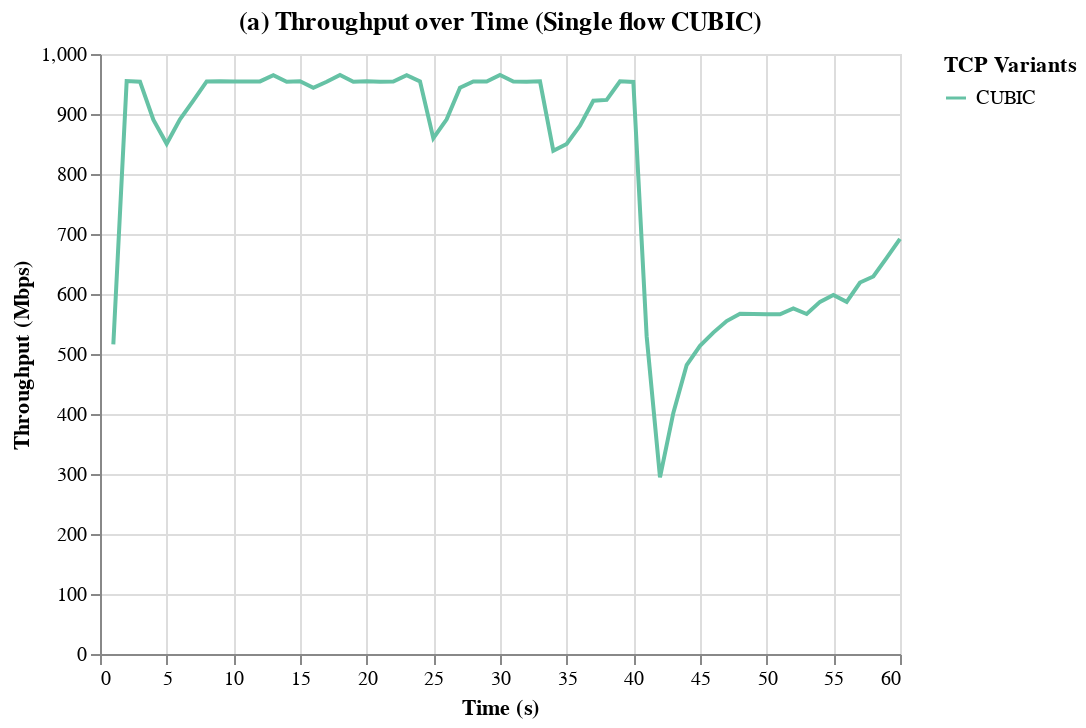

Notebook source saved alongside this figure:
### Code cell
# Create a selection that chooses the nearest point & selects on a single click
selection = alt.selection_multi(fields=['cc'], bind='legend')

# The line plot
s1e1_throughput = alt.Chart(df_s1e1_single_flow_cubic).mark_line().encode(
    x=alt.X('end:Q', title='Time (s)'),
    y=alt.Y('throughput_mbps:Q', title='Throughput (Mbps)'),
    color=alt.Color('cc:N', legend=alt.Legend(title="TCP Variants"), scale=alt.Scale(scheme='set2')),
    opacity=alt.condition(selection, alt.value(1), alt.value(0.5)),
    
    # Add tooltip
    tooltip=['end', 'throughput_mbps', 'cc']  
).properties(
    title='(a) Throughput over Time (Single flow CUBIC)'
).add_selection(
    selection,
)

# Display the plot
s1e1_throughput

### Figure 1 — Vega-Lite specification as saved in the notebook (floating-point values rounded to 4 significant figures)
{"config": {"view": {"continuousWidth": 400, "continuousHeight": 300}}, "data": {"name": "data-647824f9151276168d8ba03af8fdc129"}, "mark": "line", "encoding": {"color": {"field": "cc", "legend": {"title": "TCP Variants"}, "scale": {"scheme": "set2"}, "type": "nominal"}, "opacity": {"condition": {"value": 1, "selection": "selector001"}, "value": 0.5}, "tooltip": [{"field": "end", "type": "quantitative"}, {"field": "throughput_mbps", "type": "quantitative"}, {"field": "cc", "type": "nominal"}], "x": {"field": "end", "title": "Time (s)", "type": "quantitative"}, "y": {"field": "throughput_mbps", "title": "Throughput (Mbps)", "type": "quantitative"}}, "selection": {"selector001": {"type": "multi", "fields": ["cc"], "bind": "legend"}}, "title": "(a) Throughput over Time (Single flow CUBIC)", "$schema": "https://vega.github.io/schema/vega-lite/v4.17.0.json", "datasets": {"data-647824f9151276168d8ba03af8fdc129": [{"socket": 5, "end": 1, "retransmits": 45, "throughput_mbps": 516.1, "rtt_ms": 32.8, "snd_cwnd_mb": 3.826, "cc": "CUBIC"}, {"socket": 5, "end": 2, "retransmits": 0, "throughput_mbps": 954.8, "rtt_ms": 34.13, "snd_cwnd_mb": 4.138, "cc": "CUBIC"}, {"socket": 5, "end": 3, "retransmits": 0, "throughput_mbps": 953.9, "rtt_ms": 36.55, "snd_cwnd_mb": 4.406, "cc": "CUBIC"}, {"socket": 5, "end": 4, "retransmits": 45, "throughput_mbps": 890.6, "rtt_ms": 31.79, "snd_cwnd_mb": 3.254, "cc": "CUBIC"}, {"socket": 5, "end": 5, "retransmits": 0, "throughput_mbps": 850.4, "rtt_ms": 31.25, "snd_cwnd_mb": 3.414, "cc": "CUBIC"}, {"socket": 5, "end": 6, "retransmits": 0, "throughput_mbps": 891.3, "rtt_ms": 30.79, "snd_cwnd_mb": 3.543, "cc": "CUBIC"}, {"socket": 5, "end": 7, "retransmits": 0, "throughput_mbps": 922.4, "rtt_ms": 30.99, "snd_cwnd_mb": 3.645, "cc": "CUBIC"}, {"socket": 5, "end": 8, "retransmits": 0, "throughput_mbps": 954.3, "rtt_ms": 30.93, "snd_cwnd_mb": 3.72, "cc": "CUBIC"}, {"socket": 5, "end": 9, "retransmits": 0, "throughput_mbps": 954.6, "rtt_ms": 30.94, "snd_cwnd_mb": 3.775, "cc": "CUBIC"}, {"socket": 5, "end": 10, "retransmits": 0, "throughput_mbps": 954.1, "rtt_ms": 31.57, "snd_cwnd_mb": 3.814, "cc": "CUBIC"}, {"socket": 5, "end": 11, "retransmits": 0, "throughput_mbps": 954.2, "rtt_ms": 31.74, "snd_cwnd_mb": 3.837, "cc": "CUBIC"}, {"socket": 5, "end": 12, "retransmits": 0, "throughput_mbps": 954.3, "rtt_ms": 31.96, "snd_cwnd_mb": 3.849, "cc": "CUBIC"}, {"socket": 5, "end": 13, "retransmits": 0, "throughput_mbps": 964.7, "rtt_ms": 32.17, "snd_cwnd_mb": 3.853, "cc": "CUBIC"}, {"socket": 5, "end": 14, "retransmits": 0, "throughput_mbps": 953.9, "rtt_ms": 32.13, "snd_cwnd_mb": 3.853, "cc": "CUBIC"}, {"socket": 5, "end": 15, "retransmits": 0, "throughput_mbps": 954.6, "rtt_ms": 32.11, "snd_cwnd_mb": 3.853, "cc": "CUBIC"}, {"socket": 5, "end": 16, "retransmits": 0, "throughput_mbps": 943.8, "rtt_ms": 32.27, "snd_cwnd_mb": 3.856, "cc": "CUBIC"}, {"socket": 5, "end": 17, "retransmits": 0, "throughput_mbps": 953.8, "rtt_ms": 32.2, "snd_cwnd_mb": 3.866, "cc": "CUBIC"}, {"socket": 5, "end": 18, "retransmits": 0, "throughput_mbps": 965.2, "rtt_ms": 31.9, "snd_cwnd_mb": 3.886, "cc": "CUBIC"}, {"socket": 5, "end": 19, "retransmits": 0, "throughput_mbps": 953.9, "rtt_ms": 32.8, "snd_cwnd_mb": 3.921, "cc": "CUBIC"}, {"socket": 5, "end": 20, "retransmits": 0, "throughput_mbps": 954.4, "rtt_ms": 32.92, "snd_cwnd_mb": 3.97, "cc": "CUBIC"}, {"socket": 5, "end": 21, "retransmits": 0, "throughput_mbps": 953.9, "rtt_ms": 33.15, "snd_cwnd_mb": 4.041, "cc": "CUBIC"}, {"socket": 5, "end": 22, "retransmits": 0, "throughput_mbps": 954.2, "rtt_ms": 34.25, "snd_cwnd_mb": 4.135, "cc": "CUBIC"}, {"socket": 5, "end": 23, "retransmits": 0, "throughput_mbps": 964.7, "rtt_ms": 35.53, "snd_cwnd_mb": 4.257, "cc": "CUBIC"}, {"socket": 5, "end": 24, "retransmits": 0, "throughput_mbps": 954.3, "rtt_ms": 36.49, "snd_cwnd_mb": 4.411, "cc": "CUBIC"}, {"socket": 5, "end": 25, "retransmits": 45, "throughput_mbps": 859.8, "rtt_ms": 30.53, "snd_cwnd_mb": 3.322, "cc": "CUBIC"}, {"socket": 5, "end": 26, "retransmits": 0, "throughput_mbps": 891.1, "rtt_ms": 30.41, "snd_cwnd_mb": 3.572, "cc": "CUBIC"}, {"socket": 5, "end": 27, "retransmits": 0, "throughput_mbps": 943.9, "rtt_ms": 31.28, "snd_cwnd_mb": 3.782, "cc": "CUBIC"}, {"socket": 5, "end": 28, "retransmits": 0, "throughput_mbps": 954.2, "rtt_ms": 32.73, "snd_cwnd_mb": 3.957, "cc": "CUBIC"}, {"socket": 5, "end": 29, "retransmits": 0, "throughput_mbps": 954.0, "rtt_ms": 33.79, "snd_cwnd_mb": 4.098, "cc": "CUBIC"}, {"socket": 5, "end": 30, "retransmits": 0, "throughput_mbps": 964.9, "rtt_ms": 34.73, "snd_cwnd_mb": 4.209, "cc": "CUBIC"}, {"socket": 5, "end": 31, "retransmits": 0, "throughput_mbps": 954.3, "rtt_ms": 35.53, "snd_cwnd_mb": 4.295, "cc": "CUBIC"}, {"socket": 5, "end": 32, "retransmits": 0, "throughput_mbps": 953.8, "rtt_ms": 36.07, "snd_cwnd_mb": 4.357, "cc": "CUBIC"}, {"socket": 5, "end": 33, "retransmits": 0, "throughput_mbps": 954.5, "rtt_ms": 36.55, "snd_cwnd_mb": 4.402, "cc": "CUBIC"}, {"socket": 5, "end": 34, "retransmits": 45, "throughput_mbps": 838.6, "rtt_ms": 31.03, "snd_cwnd_mb": 3.236, "cc": "CUBIC"}, {"socket": 5, "end": 35, "retransmits": 0, "throughput_mbps": 850.0, "rtt_ms": 30.81, "snd_cwnd_mb": 3.38, "cc": "CUBIC"}, {"socket": 5, "end": 36, "retransmits": 0, "throughput_mbps": 880.3, "rtt_ms": 30.59, "snd_cwnd_mb": 3.493, "cc": "CUBIC"}, {"socket": 5, "end": 37, "retransmits": 0, "throughput_mbps": 922.1, "rtt_ms": 30.44, "snd_cwnd_mb": 3.579, "cc": "CUBIC"}, {"socket": 5, "end": 38, "retransmits": 0, "throughput_mbps": 923.5, "rtt_ms": 30.69, "snd_cwnd_mb": 3.643, "cc": "CUBIC"}, {"socket": 5, "end": 39, "retransmits": 0, "throughput_mbps": 954.4, "rtt_ms": 30.61, "snd_cwnd_mb": 3.69, "cc": "CUBIC"}, {"socket": 5, "end": 40, "retransmits": 0, "throughput_mbps": 953.5, "rtt_ms": 31.1, "snd_cwnd_mb": 3.718, "cc": "CUBIC"}, {"socket": 5, "end": 41, "retransmits": 45, "throughput_mbps": 529.2, "rtt_ms": 51.51, "snd_cwnd_mb": 2.647, "cc": "CUBIC"}, {"socket": 5, "end": 42, "retransmits": 8, "throughput_mbps": 294.4, "rtt_ms": 47.2, "snd_cwnd_mb": 1.968, "cc": "CUBIC"}, {"socket": 5, "end": 43, "retransmits": 0, "throughput_mbps": 401.9, "rtt_ms": 32.19, "snd_cwnd_mb": 2.081, "cc": "CUBIC"}, {"socket": 5, "end": 44, "retransmits": 0, "throughput_mbps": 481.6, "rtt_ms": 32.61, "snd_cwnd_mb": 2.166, "cc": "CUBIC"}, {"socket": 5, "end": 45, "retransmits": 0, "throughput_mbps": 513.6, "rtt_ms": 32.38, "snd_cwnd_mb": 2.228, "cc": "CUBIC"}, {"socket": 5, "end": 46, "retransmits": 0, "throughput_mbps": 535.6, "rtt_ms": 31.19, "snd_cwnd_mb": 2.273, "cc": "CUBIC"}, {"socket": 5, "end": 47, "retransmits": 0, "throughput_mbps": 554.9, "rtt_ms": 32.62, "snd_cwnd_mb": 2.301, "cc": "CUBIC"}, {"socket": 5, "end": 48, "retransmits": 0, "throughput_mbps": 566.9, "rtt_ms": 32.19, "snd_cwnd_mb": 2.317, "cc": "CUBIC"}, {"socket": 5, "end": 49, "retransmits": 0, "throughput_mbps": 566.5, "rtt_ms": 31.28, "snd_cwnd_mb": 2.323, "cc": "CUBIC"}, {"socket": 5, "end": 50, "retransmits": 0, "throughput_mbps": 566.3, "rtt_ms": 32.06, "snd_cwnd_mb": 2.324, "cc": "CUBIC"}, {"socket": 5, "end": 51, "retransmits": 0, "throughput_mbps": 566.1, "rtt_ms": 32.14, "snd_cwnd_mb": 2.324, "cc": "CUBIC"}, {"socket": 5, "end": 52, "retransmits": 0, "throughput_mbps": 576.0, "rtt_ms": 31.74, "snd_cwnd_mb": 2.325, "cc": "CUBIC"}, {"socket": 5, "end": 53, "retransmits": 0, "throughput_mbps": 566.7, "rtt_ms": 31.58, "snd_cwnd_mb": 2.333, "cc": "CUBIC"}, {"socket": 5, "end": 54, "retransmits": 0, "throughput_mbps": 586.9, "rtt_ms": 31.41, "snd_cwnd_mb": 2.349, "cc": "CUBIC"}, {"socket": 5, "end": 55, "retransmits": 0, "throughput_mbps": 598.2, "rtt_ms": 31.07, "snd_cwnd_mb": 2.378, "cc": "CUBIC"}, {"socket": 5, "end": 56, "retransmits": 0, "throughput_mbps": 586.8, "rtt_ms": 31.39, "snd_cwnd_mb": 2.42, "cc": "CUBIC"}, {"socket": 5, "end": 57, "retransmits": 0, "throughput_mbps": 619.1, "rtt_ms": 31.45, "snd_cwnd_mb": 2.483, "cc": "CUBIC"}, {"socket": 5, "end": 58, "retransmits": 0, "throughput_mbps": 629.3, "rtt_ms": 30.79, "snd_cwnd_mb": 2.569, "cc": "CUBIC"}, {"socket": 5, "end": 59, "retransmits": 0, "throughput_mbps": 660.1, "rtt_ms": 31.36, "snd_cwnd_mb": 2.682, "cc": "CUBIC"}, {"socket": 5, "end": 60, "retransmits": 0, "throughput_mbps": 691.8, "rtt_ms": 31.49, "snd_cwnd_mb": 2.824, "cc": "CUBIC"}]}}
